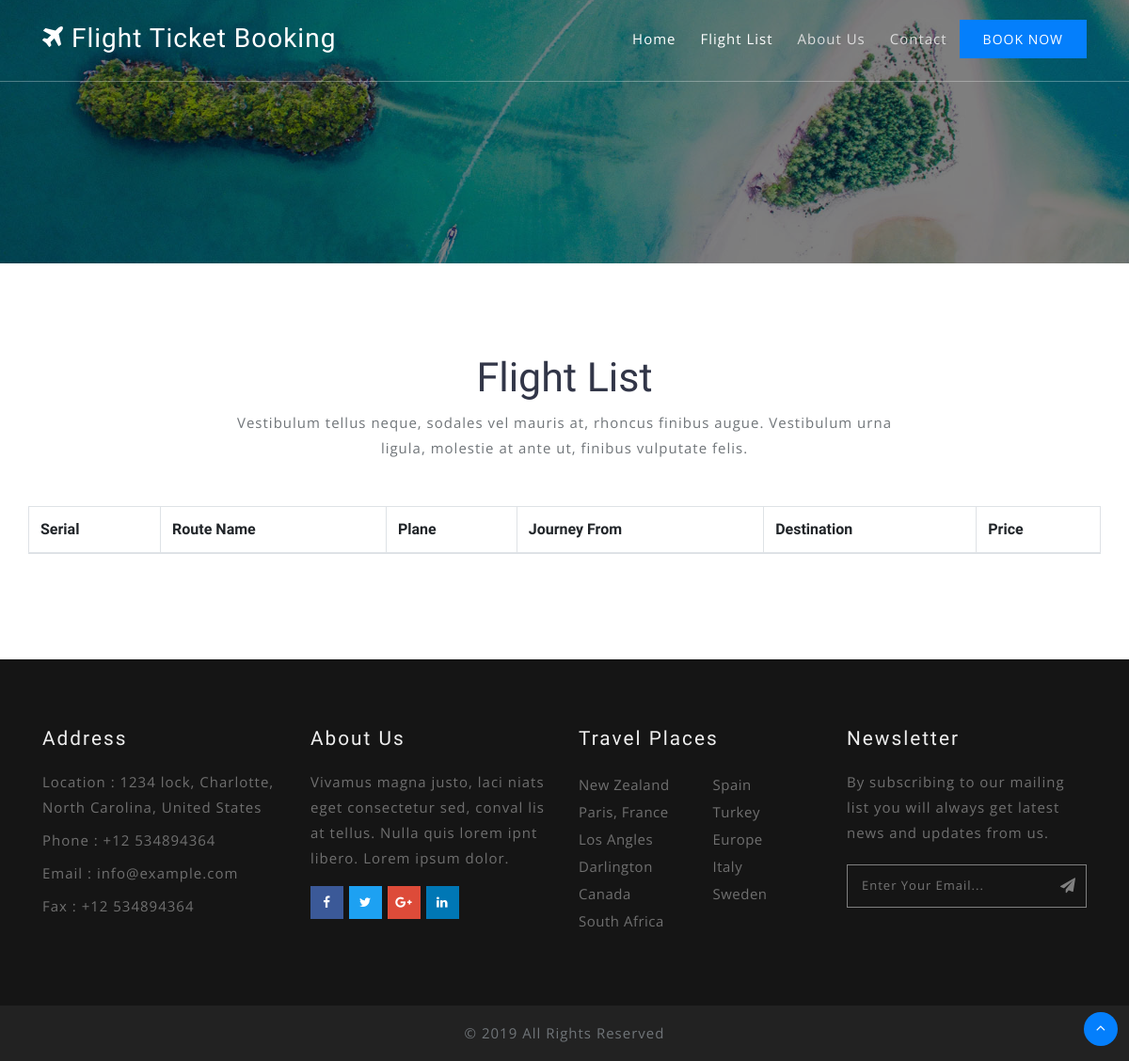
/flight_list.php, run on an earlier commit of the app's database.
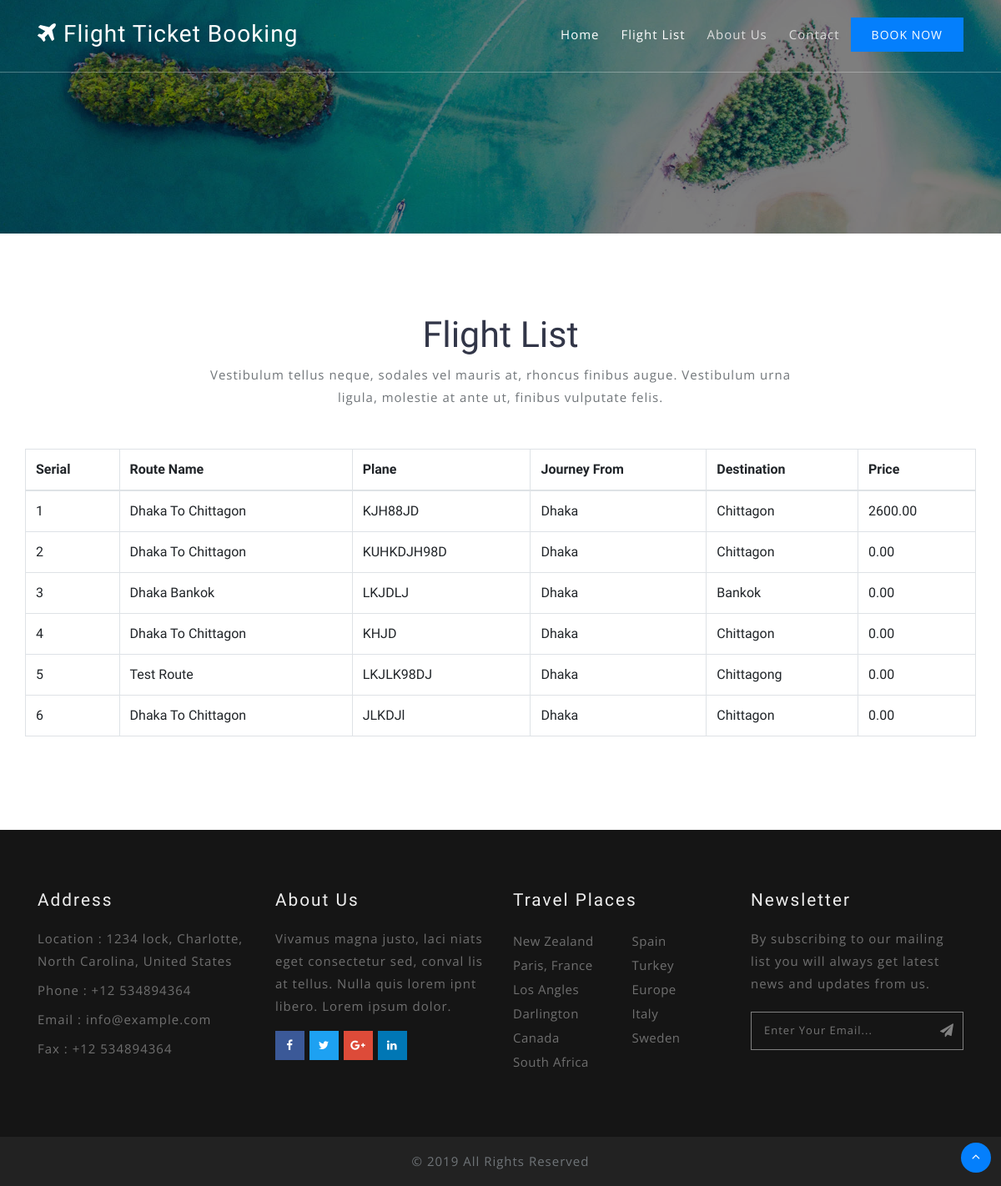
And on a later commit of the database.
### tables this page shows
CREATE TABLE `flight_table` (
  `flight_id` int(11) NOT NULL,
  `route_id` int(11) DEFAULT NULL,
  `flight_date` date DEFAULT NULL,
  `flight_time` time DEFAULT NULL,
  `plane_model` varchar(100) DEFAULT NULL,
  `price` float(8,2) NOT NULL DEFAULT '0.00',
  `flight_description` text,
  `flight_image` varchar(100) DEFAULT 'default.png',
  `flight_status` varchar(100) DEFAULT NULL
);

CREATE TABLE `route` (
  `route_id` int(11) NOT NULL,
  `route_name` varchar(100) NOT NULL,
  `start_destination` varchar(100) NOT NULL,
  `end_destination` varchar(100) NOT NULL,
  `route_status` varchar(20) DEFAULT 'active'
);

### class/DB.php (called while the page is built, shortened)
<?php
class Database {
    public $pdo;
    private $username = 'root';
    private $password = '';
    private $host = 'localhost';
    private $database = 'flight';
    function __construct() {
        if (!isset($this->pdo)) {
            try {
                $link = new PDO("mysql:host=" . $this->host . "; dbname=" . $this->database, $this->username, $this->password);
                $link->setAttribute(PDO::ATTR_ERRMODE, PDO::ERRMODE_EXCEPTION);
                $link->exec("SET CHARACTER SET utf8");
                $this->pdo = $link;
            } catch (PDOException $exc) {
                die("Field to Connect with Database" . $exc->getMessage());
            }
        }
    }
    public function fetchObject($sql) {
        $statement = $this->pdo->prepare($sql);
        if ($statement){
            $statement->execute();
            $data = $statement->fetchAll(PDO::FETCH_OBJ);
            return $data;
        }else{
            return false;
        }
    }
}

### flight_list.php (the view)
<?php include('inc/header.php'); ?>
<section class="banner_inner" id="home">
	<div class="banner_inner_overlay">
	</div>
</section>
<section class="destinations py-5" id="destinations">
	<div class="container py-xl-5 py-lg-3">
		<h3 class="heading text-capitalize text-center"> Flight list</h3>
		<p class="text mt-2 mb-5 text-center">Vestibulum tellus neque, sodales vel mauris at, rhoncus finibus augue. Vestibulum urna ligula, molestie at ante ut, finibus vulputate felis.</p>
		<div class="row inner-sec-w3layouts-w3pvt-lauinfo">
			<table class="table table-bordered">
				<thead>
					<tr>
						<th>Serial</th>
						<th>Route Name</th>
						<th>Plane</th>
						<th>Journey From </th>
						<th>Destination</th>
						<th>Price</th>
					</tr>
				</thead>
				<tbody>
					<?php
					$flights = $db->fetchObject('select * from flight_table f join route r on f.route_id = r.route_id order by f.flight_id desc');
					$i = 1;
					foreach ($flights as $flight){?>
						<tr>
							<td><?php echo $i; ?></td>
							<td><?php echo $flight->route_name; ?></td>
							<td><?php echo $flight->plane_model; ?></td>
							<td><?php echo $flight->start_destination; ?></td>
							<td><?php echo $flight->end_destination; ?></td>
							<td><?php echo $flight->price; ?></td>
						</tr>
						<?php  $i++;} ?>
					</tbody>
				</table>
			</div>
		</div>
	</section>
	<?php include('inc/footer.php'); ?>

What changed in the data, as far as the page shows it:
added flight_table: route.route_name "Dhaka To Chittagon", plane_model "KJH88JD", route.start_destination "Dhaka", route.end_destination "Chittagon", price "2600.00"
added flight_table: route.route_name "Dhaka To Chittagon", plane_model "KUHKDJH98D", route.start_destination "Dhaka", route.end_destination "Chittagon", price "0.00"
added flight_table: route.route_name "Dhaka Bankok", plane_model "LKJDLJ", route.start_destination "Dhaka", route.end_destination "Bankok", price "0.00"
added flight_table: route.route_name "Dhaka To Chittagon", plane_model "KHJD", route.start_destination "Dhaka", route.end_destination "Chittagon", price "0.00"
added flight_table: route.route_name "Test Route", plane_model "LKJLK98DJ", route.start_destination "Dhaka", route.end_destination "Chittagong", price "0.00"
added flight_table: route.route_name "Dhaka To Chittagon", plane_model "JLKDJl", route.start_destination "Dhaka", route.end_destination "Chittagon", price "0.00"
